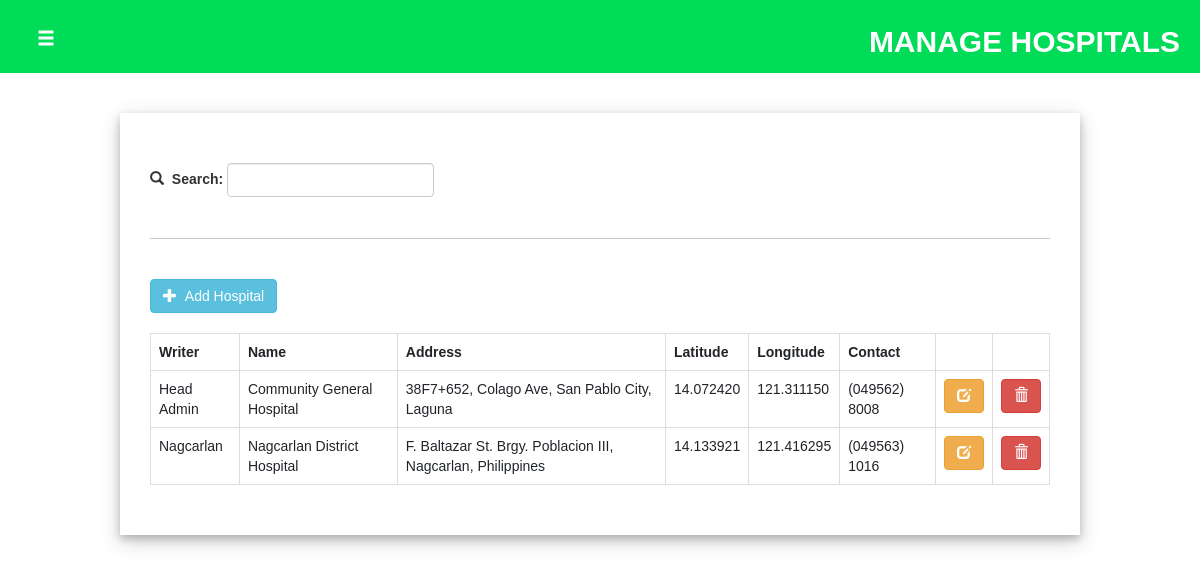
The page /adminside/hospitals/hospitals.php (signed in) on the database its author committed.
### tables this page shows
CREATE TABLE `tbl_hospitals` (
  `id` int(11) NOT NULL,
  `admin_id` int(11) NOT NULL,
  `fld_name` varchar(255) DEFAULT NULL,
  `fld_address` varchar(255) DEFAULT NULL,
  `fld_latitude` varchar(255) DEFAULT NULL,
  `fld_longitude` varchar(255) DEFAULT NULL,
  `fld_contact` varchar(255) DEFAULT NULL,
  `fld_mainimage` varchar(1000) DEFAULT NULL
);

### adminside/hospitals/hospitals.php (the view, shortened to what this page needs)
<?php
    include("../navbar.php");
    include("../connect.php");
?>
<!DOCTYPE html>
<html lang="en">
<head>
    <link rel="stylesheet" href="hospitalstyle.css">
</head>
<body>
<div class="header" id="headercontainer">
            <button type="button" class="btn btn-dark btn-lg" id="btn_menu"><span class="glyphicon glyphicon-menu-hamburger"></span></button>
            <h2 id="headertitle">MANAGE HOSPITALS</h2>
        </div>
    <div id="container">
        <br><br>
        <div class='hospitalsdiv'>
            <br>
            <div class="searchdiv">
                <form action="hospitals.php" method="get">
                    <table>
                        <tr>
                            <td style="padding-top: 3px;"><span class="glyphicon glyphicon-search"></span>&nbsp;&nbsp;<label> Search: </label>&nbsp;</td>
                            <td><input type="text" class="form-control" name="search_name" onchange="this.form.submit()"> </td>
                        </tr>
                    </table>
                </form>
            </div>
            <br><hr><br>
            <div id="addbtndiv">
                <button type="button" class="btn btn-info" id="btn_add_hospital"><span class="glyphicon glyphicon-plus"></span> &nbsp;Add Hospital</button>&nbsp;
            </div>
            <table class='table table-bordered'>
                <?php
                if($admintype != "Head Admin"){
                    if(isset($_GET["search_name"])){
                        $result =  $conn->query("select * from tbl_hospitals where admin_id like '$admin_id' and fld_name like '$_GET[search_name]%'");
                    }else{
                        $result = $conn->query("select * from tbl_hospitals where admin_id like '$admin_id'");
                    }
                    echo "<tr>
                    <th>Name</th><th>Address</th><th>Latitude</th><th>Longitude</th><th>Contact</th><th></th><th></th>
                    </tr>";
                    while($row = $result->fetch_assoc()){
                        echo "<tr>
                        <td>$row[fld_name]</td>
                        <td>$row[fld_address]</td>
                        <td>$row[fld_latitude]</td>
                        <td>$row[fld_longitude]</td>
                        <td>$row[fld_contact]</td>
                        <td style='text-align:center;'><button type='button' class='btn btn-warning' onclick=edit('$row[id]')><span class='glyphicon glyphicon-edit'></span></button></td>
                        <td style='text-align:center;'><button type='button' class='btn btn-danger' onclick=del('$row[id]')><span class='glyphicon glyphicon-trash'></span></button></td>
                        </tr>";
                    }
                }else{
                    if(isset($_GET["search_name"])){
                        $result =  $conn->query("select tbl_admin.fld_name as admin_name, tbl_hospitals.id, tbl_hospitals.fld_name as hospital_name, tbl_hospitals.fld_address, tbl_hospitals.fld_latitude, tbl_hospitals.fld_longitude, tbl_hospitals.fld_contact from tbl_hospitals, tbl_admin where tbl_hospitals.admin_id = tbl_admin.id and (tbl_hospitals.fld_name like '$_GET[search_name]%' or tbl_admin.fld_name like '$_GET[search_name]%')");
                    }else{
                        $result = $conn->query("select tbl_admin.fld_name as admin_name, tbl_hospitals.id, tbl_hospitals.fld_name as hospital_name, tbl_hospitals.fld_address, tbl_hospitals.fld_latitude, tbl_hospitals.fld_longitude, tbl_hospitals.fld_contact from tbl_hospitals, tbl_admin where tbl_hospitals.admin_id = tbl_admin.id");
                    }
                    echo "<tr>
                    <th>Writer</th><th>Name</th><th>Address</th><th>Latitude</th><th>Longitude</th><th>Contact</th><th></th><th></th>
                    </tr>";
                    while($row = $result->fetch_assoc()){
                        echo "<tr>
                        <td>$row[admin_name]</td>
                        <td>$row[hospital_name]</td>
                        <td>$row[fld_address]</td>
                        <td>$row[fld_latitude]</td>
                        <td>$row[fld_longitude]</td>
                        <td>$row[fld_contact]</td>
                        <td style='text-align:center;'><button type='button' class='btn btn-warning' onclick=edit('$row[id]')><span class='glyphicon glyphicon-edit'></span></button></td>
                        <td style='text-align:center;'><button type='button' class='btn btn-danger' onclick=del('$row[id]')><span class='glyphicon glyphicon-trash'></span></button></td>
                        </tr>";
                    }
                }
                ?>
            </table>
        </div>
    </div>
</body>
</html>

### adminside/hospitals/hospitalstyle.css (style rules this page uses)
body { background-color: white; }
#container { height:auto; }
#headercontainer { width: 100%; background-color: #00DB58; color: white; padding: 5px; padding-left: 20px; padding-right: 20px; overflow: hidden; }
#btn_menu { float: left; background-color: transparent; transform: translateY(25%); }
#headertitle { float: right; font-weight: bold; }
#addbtndiv { padding-bottom: 20px; }
.hospitalsdiv { background-color: white; padding: 30px; margin-top: 20px; margin-bottom: 20px; margin: 0 auto; width: 80%; box-shadow: 0 4px 8px 0 rgba(0, 0, 0, 0.2), 0 6px 20px 0 rgba(0, 0, 0, 0.19); overflow: auto; }

### adminside/navbar.php (style rules this page uses)
body { margin: 0; font-family: Arial, Helvetica, sans-serif; }

### rows shown on the page
tbl_hospitals: admin.fld_name "Head Admin", fld_name "Community General Hospital", fld_address "38F7+652, Colago Ave, San Pablo City, Laguna", fld_latitude "14.072420", fld_longitude "121.311150", fld_contact "(049562) 8008"
tbl_hospitals: admin.fld_name "Nagcarlan", fld_name "Nagcarlan District Hospital", fld_address "F. Baltazar St. Brgy. Poblacion III, Nagcarlan, Philippines", fld_latitude "14.133921", fld_longitude "121.416295", fld_contact "(049563) 1016"
